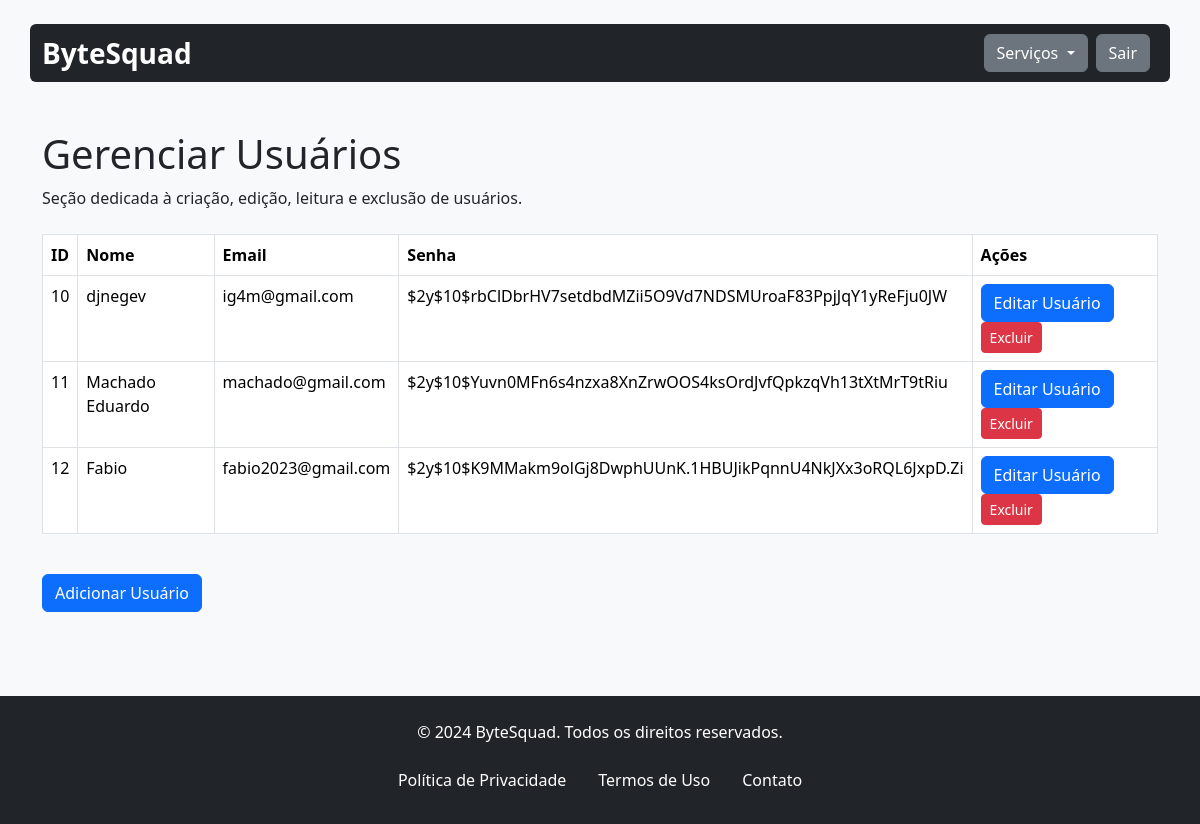
Page /gerenciarUsuario.php on the committed database.
### tables this page shows
CREATE TABLE `usuario` (
  `id` int(11) NOT NULL,
  `nome_usuario` varchar(20) NOT NULL,
  `email_usuario` varchar(150) NOT NULL,
  `senha_usuario` varchar(150) NOT NULL
);

### assets/classes/usuarios.class.php (called while the page is built, shortened)
<?php
require 'conexao.class.php';
class Usuarios {
    private $con;
    public function __construct() {
        $this->con = new Conexao();
    }
    public function listar() {
        try {
            $sql = $this->con->conectar()->prepare("SELECT * FROM usuario");
            $sql->execute();
            return $sql->fetchAll();
        } catch (PDOException $ex) {
            echo "ERRO: " . $ex->getMessage();
        }
    }
}

### assets/classes/conexao.class.php (called while the page is built)
<?php
class Conexao{
    private $servidor;
    private $senha;
    private $usuario;
    private $banco;
    private static $pdo;
    public function __construct(){
        $this->servidor = "localhost";
        $this->banco = "bytesquad";
        $this->senha = "";
        $this->usuario = "root";
    }
    public function conectar(){
        try{
            if(is_null(self::$pdo)){
                self::$pdo = new PDO("mysql:host=".$this->servidor."; dbname=".$this->banco, $this->usuario, $this->senha);
            }
            return self::$pdo;
        } catch(PDOException $ex){
            echo $ex->getMessage();
        }
    }
}

### gerenciarUsuario.php (the view, shortened to what this page needs)
<?php include 'assets/inc/header.inc.php';
include 'assets/classes/usuarios.class.php';
$usuario = new Usuarios();
?>
<main class="container mt-5">
    <div class="header-content mb-4">
        <h1>Gerenciar Usuários</h1>
        <p>Seção dedicada à criação, edição, leitura e exclusão de usuários.</p>
    </div>
    <div class="table-responsive mb-4">
        <table class="table table-bordered table-hover">
            <thead class="thead-light">
                <tr>
                    <th>ID</th>
                    <th>Nome</th>
                    <th>Email</th>
                    <th>Senha</th>
                    <th>Ações</th>
                </tr>
            </thead>
            <tbody>
                <?php
                $lista = $usuario->listar();
                foreach ($lista as $item):
                    ?>
                    <tr>
                        <td><?php echo $item['id'] ?></td>
                        <td><?php echo $item['nome_usuario'] ?></td>
                        <td><?php echo $item['email_usuario'] ?></td>
                        <td><?php echo $item['senha_usuario'] ?></td>
                        <td>
                            <button type="button" class="btn btn-primary" data-bs-toggle="modal"
                                data-bs-target="#editarModal<?php echo $item['id']; ?>">
                                Editar Usuário
                            </button>
                            <a href="deletarUsuario.php?id=<?php echo $item['id']; ?>"
                                class="btn btn-sm btn-danger" onclick="return confirm('Você tem certeza que deseja excluir <?php echo $item['nome_usuario']?>? ')">Excluir</a>
                        </td>
                    </tr>
                    <?php
                endforeach
                ?>
            </tbody>
        </table>
    </div>
    <button type="button" class="btn btn-primary" data-bs-toggle="modal" data-bs-target="#exampleModal">
        Adicionar Usuário
    </button>
</main>
<?php include 'assets/inc/footer.inc.php'; ?>
</body>
</html>

### assets/inc/header.inc.php (shortened to what this page needs)
<!DOCTYPE html>
<html lang="pt-br">
<head>
    <link rel="stylesheet" href="assets/css/bootstrap.min.css">
</head>
<body class="bg-light">
    <header class="container bg-dark mt-4 rounded d-flex justify-content-between align-items-center py-2">
        <div class="d-flex align-items-center">
            <p class="text-white fs-3 fw-bold mb-0">ByteSquad</p>
        </div>
        <div class="d-flex align-items-center">
            <div class="dropdown me-2">
                <button class="btn btn-secondary dropdown-toggle" type="button" id="dropdownMenuButton"
                    data-bs-toggle="dropdown" aria-expanded="false">
                    Serviços
                </button>
            </div>
            <div class="dropdown me-2">
                <button class="btn btn-secondary" type="button" id="dropdownMenuButton" data-bs-toggle="dropdown"
                    aria-expanded="false">
                    Sair
                </button>
            </div>
        </div>
    </header>

### assets/inc/footer.inc.php
<footer class="footer bg-dark text-white text-center py-4 mt-5">
    <div class="container">
        <p>&copy; <?php echo date('Y'); ?> ByteSquad. Todos os direitos reservados.</p>
        <ul class="nav justify-content-center">
            <li class="nav-item">
                <a class="nav-link text-white" href="#">Política de Privacidade</a>
            </li>
            <li class="nav-item">
                <a class="nav-link text-white" href="#">Termos de Uso</a>
            </li>
            <li class="nav-item">
                <a class="nav-link text-white" href="#">Contato</a>
            </li>
        </ul>
    </div>
</footer>
</body>
</html>

### assets/inc/header.inc.php (style rules this page uses)
html { height: 100%; }
body { position: relative; margin: 0; min-height: 100%; padding-bottom: 7.85rem; }
footer { position: absolute; bottom: 0; right: 0; left: 0; }

### rows in the picture
usuario: id "10", nome_usuario "djnegev", email_usuario "ig4m@gmail.com", senha_usuario "$2y$10$rbClDbrHV7setdbdMZii5O9Vd7NDSMUroaF83PpjJqY1yReFju0JW"
usuario: id "11", nome_usuario "Machado Eduardo", email_usuario "machado@gmail.com", senha_usuario "$2y$10$Yuvn0MFn6s4nzxa8XnZrwOOS4ksOrdJvfQpkzqVh13tXtMrT9tRiu"
usuario: id "12", nome_usuario "Fabio", email_usuario "fabio2023@gmail.com", senha_usuario "$2y$10$K9MMakm9olGj8DwphUUnK.1HBUJikPqnnU4NkJXx3oRQL6JxpD.Zi"
